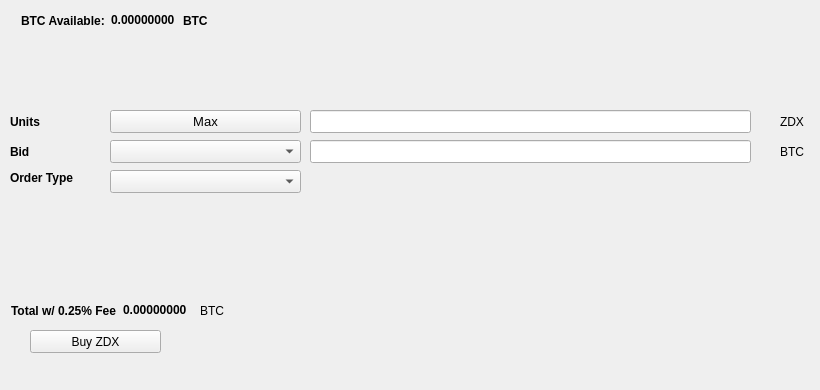
   <widget class="QWidget" name="BuyTab">
    <attribute name="title">
     <string>Buy</string>
    </attribute>
    <widget class="QPushButton" name="BuyZDX">
     <property name="geometry">
      <rect>
       <x>30</x>
       <y>330</y>
       <width>131</width>
       <height>23</height>
      </rect>
     </property>
     <property name="text">
      <string>Buy ZDX</string>
     </property>
     <property name="icon">
      <iconset resource="../zdx.qrc">
       <normaloff>:/icons/bitcoin</normaloff>:/icons/bitcoin</iconset>
     </property>
    </widget>
    <widget class="QLabel" name="label_3">
     <property name="geometry">
      <rect>
       <x>10</x>
       <y>110</y>
       <width>46</width>
       <height>23</height>
      </rect>
     </property>
     <property name="font">
      <font>
       <weight>75</weight>
       <bold>true</bold>
      </font>
     </property>
     <property name="text">
      <string>Units</string>
     </property>
    </widget>
    <widget class="QLineEdit" name="UnitsInput">
     <property name="geometry">
      <rect>
       <x>310</x>
       <y>110</y>
       <width>441</width>
       <height>23</height>
      </rect>
     </property>
     <property name="font">
      <font>
       <pointsize>9</pointsize>
       <weight>75</weight>
       <bold>true</bold>
      </font>
     </property>
    </widget>
    <widget class="QLineEdit" name="BuyBidPriceEdit">
     <property name="geometry">
      <rect>
       <x>310</x>
       <y>140</y>
       <width>441</width>
       <height>23</height>
      </rect>
     </property>
     <property name="font">
      <font>
       <pointsize>9</pointsize>
       <weight>75</weight>
       <bold>true</bold>
      </font>
     </property>
    </widget>
    <widget class="QLabel" name="label_4">
     <property name="geometry">
      <rect>
       <x>780</x>
       <y>110</y>
       <width>31</width>
       <height>23</height>
      </rect>
     </property>
     <property name="text">
      <string>ZDX</string>
     </property>
    </widget>
    <widget class="QLabel" name="label_5">
     <property name="geometry">
      <rect>
       <x>780</x>
       <y>140</y>
       <width>31</width>
       <height>23</height>
      </rect>
     </property>
     <property name="text">
      <string>BTC</string>
     </property>
    </widget>
    <widget class="QLabel" name="label_6">
     <property name="geometry">
      <rect>
       <x>10</x>
       <y>140</y>
       <width>46</width>
       <height>23</height>
      </rect>
     </property>
     <property name="font">
      <font>
       <weight>75</weight>
       <bold>true</bold>
      </font>
     </property>
     <property name="text">
      <string>Bid</string>
     </property>
    </widget>
    <widget class="QLabel" name="label_7">
     <property name="geometry">
      <rect>
       <x>10</x>
       <y>170</y>
       <width>91</width>
       <height>16</height>
      </rect>
     </property>
     <property name="font">
      <font>
       <weight>75</weight>
       <bold>true</bold>
      </font>
     </property>
     <property name="text">
      <string>Order Type</string>
     </property>
    </widget>
    <widget class="QPushButton" name="Buy_Max_Amount">
     <property name="geometry">
      <rect>
       <x>110</x>
       <y>110</y>
       <width>191</width>
       <height>23</height>
      </rect>
     </property>
     <property name="font">
      <font>
       <pointsize>10</pointsize>
      </font>
     </property>
     <property name="text">
      <string>Max</string>
     </property>
    </widget>
    <widget class="QComboBox" name="BuyBidcomboBox">
     <property name="geometry">
      <rect>
       <x>110</x>
       <y>140</y>
       <width>191</width>
       <height>23</height>
      </rect>
     </property>
     <property name="font">
      <font>
       <pointsize>10</pointsize>
      </font>
     </property>
    </widget>
    <widget class="QComboBox" name="buyOrdertypeCombo">
     <property name="geometry">
      <rect>
       <x>110</x>
       <y>170</y>
       <width>191</width>
       <height>23</height>
      </rect>
     </property>
     <property name="font">
      <font>
       <pointsize>10</pointsize>
      </font>
     </property>
    </widget>
    <widget class="QWidget" name="layoutWidget1">
     <property name="geometry">
      <rect>
       <x>21</x>
       <y>11</y>
       <width>227</width>
       <height>19</height>
      </rect>
     </property>
     <layout class="QHBoxLayout" name="horizontalLayout_3">
      <item>
       <widget class="QLabel" name="label232">
        <property name="font">
         <font>
          <weight>75</weight>
          <bold>true</bold>
         </font>
        </property>
        <property name="text">
         <string>BTC Available:</string>
        </property>
       </widget>
      </item>
      <item>
       <widget class="QLabel" name="BtcAvailableLbl">
        <property name="palette">
         <palette>
          <active>
           <colorrole role="WindowText">
            <brush brushstyle="SolidPattern">
             <color alpha="255">
              <red>0</red>
              <green>0</green>
              <blue>0</blue>
             </color>
            </brush>
           </colorrole>
           <colorrole role="Button">
            <brush brushstyle="SolidPattern">
             <color alpha="255">
              <red>0</red>
              <green>170</green>
              <blue>0</blue>
             </color>
            </brush>
           </colorrole>
           <colorrole role="Light">
            <brush brushstyle="SolidPattern">
             <color alpha="255">
              <red>0</red>
              <green>255</green>
              <blue>0</blue>
             </color>
            </brush>
           </colorrole>
           <colorrole role="Midlight">
            <brush brushstyle="SolidPattern">
             <color alpha="255">
              <red>0</red>
              <green>212</green>
              <blue>0</blue>
             </color>
            </brush>
           </colorrole>
           <colorrole role="Dark">
            <brush brushstyle="SolidPattern">
             <color alpha="255">
              <red>0</red>
              <green>85</green>
              <blue>0</blue>
             </color>
            </brush>
           </colorrole>
           <colorrole role="Mid">
            <brush brushstyle="SolidPattern">
             <color alpha="255">
              <red>0</red>
              <green>113</green>
              <blue>0</blue>
             </color>
            </brush>
           </colorrole>
           <colorrole role="Text">
            <brush brushstyle="SolidPattern">
             <color alpha="255">
              <red>0</red>
              <green>170</green>
              <blue>0</blue>
             </color>
            </brush>
           </colorrole>
           <colorrole role="BrightText">
            <brush brushstyle="SolidPattern">
             <color alpha="255">
              <red>255</red>
              <green>255</green>
              <blue>255</blue>
             </color>
            </brush>
           </colorrole>
           <colorrole role="ButtonText">
            <brush brushstyle="SolidPattern">
             <color alpha="255">
              <red>0</red>
              <green>0</green>
              <blue>0</blue>
             </color>
            </brush>
           </colorrole>
           <colorrole role="Base">
            <brush brushstyle="SolidPattern">
             <color alpha="255">
              <red>255</red>
              <green>255</green>
              <blue>255</blue>
             </color>
            </brush>
           </colorrole>
           <colorrole role="Window">
            <brush brushstyle="SolidPattern">
             <color alpha="255">
              <red>0</red>
              <green>170</green>
              <blue>0</blue>
             </color>
            </brush>
           </colorrole>
           <colorrole role="Shadow">
            <brush brushstyle="SolidPattern">
             <color alpha="255">
              <red>0</red>
              <green>0</green>
              <blue>0</blue>
             </color>
            </brush>
           </colorrole>
           <colorrole role="AlternateBase">
            <brush brushstyle="SolidPattern">
             <color alpha="255">
              <red>127</red>
              <green>212</green>
              <blue>127</blue>
             </color>
            </brush>
           </colorrole>
           <colorrole role="ToolTipBase">
            <brush brushstyle="SolidPattern">
             <color alpha="255">
              <red>255</red>
              <green>255</green>
              <blue>220</blue>
             </color>
            </brush>
           </colorrole>
           <colorrole role="ToolTipText">
            <brush brushstyle="SolidPattern">
             <color alpha="255">
              <red>0</red>
              <green>0</green>
              <blue>0</blue>
             </color>
            </brush>
           </colorrole>
          </active>
          <inactive>
           <colorrole role="WindowText">
            <brush brushstyle="SolidPattern">
             <color alpha="255">
              <red>0</red>
              <green>0</green>
              <blue>0</blue>
             </color>
            </brush>
           </colorrole>
           <colorrole role="Button">
            <brush brushstyle="SolidPattern">
             <color alpha="255">
              <red>0</red>
              <green>170</green>
              <blue>0</blue>
             </color>
            </brush>
           </colorrole>
           <colorrole role="Light">
            <brush brushstyle="SolidPattern">
             <color alpha="255">
              <red>0</red>
              <green>255</green>
              <blue>0</blue>
             </color>
            </brush>
           </colorrole>
           <colorrole role="Midlight">
            <brush brushstyle="SolidPattern">
             <color alpha="255">
              <red>0</red>
              <green>212</green>
              <blue>0</blue>
             </color>
            </brush>
           </colorrole>
           <colorrole role="Dark">
            <brush brushstyle="SolidPattern">
             <color alpha="255">
              <red>0</red>
              <green>85</green>
              <blue>0</blue>
             </color>
            </brush>
           </colorrole>
           <colorrole role="Mid">
            <brush brushstyle="SolidPattern">
             <color alpha="255">
              <red>0</red>
              <green>113</green>
              <blue>0</blue>
             </color>
            </brush>
           </colorrole>
           <colorrole role="Text">
            <brush brushstyle="SolidPattern">
             <color alpha="255">
              <red>0</red>
              <green>170</green>
              <blue>0</blue>
             </color>
            </brush>
           </colorrole>
           <colorrole role="BrightText">
            <brush brushstyle="SolidPattern">
             <color alpha="255">
              <red>255</red>
              <green>255</green>
              <blue>255</blue>
             </color>
            </brush>
           </colorrole>
           <colorrole role="ButtonText">
            <brush brushstyle="SolidPattern">
             <color alpha="255">
              <red>0</red>
              <green>0</green>
              <blue>0</blue>
             </color>
            </brush>
           </colorrole>
           <colorrole role="Base">
            <brush brushstyle="SolidPattern">
             <color alpha="255">
              <red>255</red>
              <green>255</green>
              <blue>255</blue>
             </color>
            </brush>
           </colorrole>
           <colorrole role="Window">
            <brush brushstyle="SolidPattern">
             <color alpha="255">
              <red>0</red>
              <green>170</green>
              <blue>0</blue>
             </color>
            </brush>
           </colorrole>
           <colorrole role="Shadow">
            <brush brushstyle="SolidPattern">
             <color alpha="255">
              <red>0</red>
              <green>0</green>
              <blue>0</blue>
             </color>
            </brush>
           </colorrole>
           <colorrole role="AlternateBase">
            <brush brushstyle="SolidPattern">
             <color alpha="255">
              <red>127</red>
              <green>212</green>
              <blue>127</blue>
             </color>
            </brush>
           </colorrole>
           <colorrole role="ToolTipBase">
            <brush brushstyle="SolidPattern">
             <color alpha="255">
              <red>255</red>
              <green>255</green>
              <blue>220</blue>
             </color>
            </brush>
           </colorrole>
           <colorrole role="ToolTipText">
            <brush brushstyle="SolidPattern">
             <color alpha="255">
              <red>0</red>
              <green>0</green>
              <blue>0</blue>
             </color>
            </brush>
           </colorrole>
          </inactive>
          <disabled>
           <colorrole role="WindowText">
            <brush brushstyle="SolidPattern">
             <color alpha="255">
              <red>0</red>
              <green>85</green>
              <blue>0</blue>
             </color>
            </brush>
           </colorrole>
           <colorrole role="Button">
            <brush brushstyle="SolidPattern">
             <color alpha="255">
              <red>0</red>
              <green>170</green>
              <blue>0</blue>
             </color>
            </brush>
           </colorrole>
           <colorrole role="Light">
            <brush brushstyle="SolidPattern">
             <color alpha="255">
              <red>0</red>
              <green>255</green>
              <blue>0</blue>
             </color>
            </brush>
           </colorrole>
           <colorrole role="Midlight">
            <brush brushstyle="SolidPattern">
             <color alpha="255">
              <red>0</red>
              <green>212</green>
              <blue>0</blue>
             </color>
            </brush>
           </colorrole>
           <colorrole role="Dark">
            <brush brushstyle="SolidPattern">
             <color alpha="255">
              <red>0</red>
              <green>85</green>
              <blue>0</blue>
             </color>
            </brush>
           </colorrole>
           <colorrole role="Mid">
            <brush brushstyle="SolidPattern">
             <color alpha="255">
              <red>0</red>
              <green>113</green>
              <blue>0</blue>
             </color>
            </brush>
           </colorrole>
           <colorrole role="Text">
            <brush brushstyle="SolidPattern">
             <color alpha="255">
              <red>0</red>
              <green>85</green>
              <blue>0</blue>
             </color>
            </brush>
           </colorrole>
           <colorrole role="BrightText">
            <brush brushstyle="SolidPattern">
             <color alpha="255">
              <red>255</red>
              <green>255</green>
              <blue>255</blue>
             </color>
            </brush>
           </colorrole>
           <colorrole role="ButtonText">
            <brush brushstyle="SolidPattern">
             <color alpha="255">
              <red>0</red>
              <green>85</green>
              <blue>0</blue>
             </color>
            </brush>
           </colorrole>
           <colorrole role="Base">
            <brush brushstyle="SolidPattern">
             <color alpha="255">
              <red>0</red>
              <green>170</green>
              <blue>0</blue>
             </color>
            </brush>
           </colorrole>
           <colorrole role="Window">
            <brush brushstyle="SolidPattern">
             <color alpha="255">
              <red>0</red>
              <green>170</green>
              <blue>0</blue>
             </color>
            </brush>
           </colorrole>
           <colorrole role="Shadow">
            <brush brushstyle="SolidPattern">
             <color alpha="255">
              <red>0</red>
              <green>0</green>
              <blue>0</blue>
             </color>
            </brush>
           </colorrole>
           <colorrole role="AlternateBase">
            <brush brushstyle="SolidPattern">
             <color alpha="255">
              <red>0</red>
              <green>170</green>
              <blue>0</blue>
             </color>
            </brush>
           </colorrole>
           <colorrole role="ToolTipBase">
            <brush brushstyle="SolidPattern">
             <color alpha="255">
              <red>255</red>
              <green>255</green>
              <blue>220</blue>
             </color>
            </brush>
           </colorrole>
           <colorrole role="ToolTipText">
            <brush brushstyle="SolidPattern">
             <color alpha="255">
              <red>0</red>
              <green>0</green>
              <blue>0</blue>
             </color>
            </brush>
           </colorrole>
          </disabled>
         </palette>
        </property>
        <property name="font">
         <font>
          <weight>75</weight>
          <bold>true</bold>
         </font>
        </property>
        <property name="text">
         <string>0.00000000</string>
        </property>
        <property name="textInteractionFlags">
         <set>Qt::LinksAccessibleByMouse|Qt::TextSelectableByKeyboard|Qt::TextSelectableByMouse</set>
        </property>
       </widget>
      </item>
      <item>
       <widget class="QLabel" name="BtcAvailableLbl_2">
        <property name="font">
         <font>
          <weight>75</weight>
          <bold>true</bold>
         </font>
        </property>
        <property name="text">
         <string>BTC</string>
        </property>
       </widget>
      </item>
     </layout>
    </widget>
    <widget class="QWidget" name="layoutWidge2">
     <property name="geometry">
      <rect>
       <x>11</x>
       <y>301</y>
       <width>259</width>
       <height>19</height>
      </rect>
     </property>
     <layout class="QHBoxLayout" name="horizontalLayout_4">
      <item>
       <widget class="QLabel" name="label_9">
        <property name="font">
         <font>
          <weight>75</weight>
          <bold>true</bold>
         </font>
        </property>
        <property name="text">
         <string>Total w/ 0.25% Fee</string>
        </property>
       </widget>
      </item>
      <item>
       <widget class="QLabel" name="BuyCostLabel">
        <property name="palette">
         <palette>
          <active>
           <colorrole role="WindowText">
            <brush brushstyle="SolidPattern">
             <color alpha="255">
              <red>0</red>
              <green>0</green>
              <blue>0</blue>
             </color>
            </brush>
           </colorrole>
           <colorrole role="Button">
            <brush brushstyle="SolidPattern">
             <color alpha="255">
              <red>0</red>
              <green>170</green>
              <blue>0</blue>
             </color>
            </brush>
           </colorrole>
           <colorrole role="Light">
            <brush brushstyle="SolidPattern">
             <color alpha="255">
              <red>0</red>
              <green>255</green>
              <blue>0</blue>
             </color>
            </brush>
           </colorrole>
           <colorrole role="Midlight">
            <brush brushstyle="SolidPattern">
             <color alpha="255">
              <red>0</red>
              <green>212</green>
              <blue>0</blue>
             </color>
            </brush>
           </colorrole>
           <colorrole role="Dark">
            <brush brushstyle="SolidPattern">
             <color alpha="255">
              <red>0</red>
              <green>85</green>
              <blue>0</blue>
             </color>
            </brush>
           </colorrole>
           <colorrole role="Mid">
            <brush brushstyle="SolidPattern">
             <color alpha="255">
              <red>0</red>
              <green>113</green>
              <blue>0</blue>
             </color>
            </brush>
           </colorrole>
           <colorrole role="Text">
            <brush brushstyle="SolidPattern">
             <color alpha="255">
              <red>0</red>
              <green>170</green>
              <blue>0</blue>
             </color>
            </brush>
           </colorrole>
           <colorrole role="BrightText">
            <brush brushstyle="SolidPattern">
             <color alpha="255">
              <red>255</red>
              <green>255</green>
              <blue>255</blue>
             </color>
            </brush>
           </colorrole>
           <colorrole role="ButtonText">
            <brush brushstyle="SolidPattern">
             <color alpha="255">
              <red>0</red>
              <green>0</green>
              <blue>0</blue>
             </color>
            </brush>
           </colorrole>
           <colorrole role="Base">
            <brush brushstyle="SolidPattern">
             <color alpha="255">
              <red>255</red>
              <green>255</green>
              <blue>255</blue>
             </color>
            </brush>
           </colorrole>
           <colorrole role="Window">
            <brush brushstyle="SolidPattern">
             <color alpha="255">
              <red>0</red>
              <green>170</green>
              <blue>0</blue>
             </color>
            </brush>
           </colorrole>
           <colorrole role="Shadow">
            <brush brushstyle="SolidPattern">
             <color alpha="255">
              <red>0</red>
              <green>0</green>
              <blue>0</blue>
             </color>
            </brush>
           </colorrole>
           <colorrole role="AlternateBase">
            <brush brushstyle="SolidPattern">
             <color alpha="255">
              <red>127</red>
              <green>212</green>
              <blue>127</blue>
             </color>
            </brush>
           </colorrole>
           <colorrole role="ToolTipBase">
            <brush brushstyle="SolidPattern">
             <color alpha="255">
              <red>255</red>
              <green>255</green>
              <blue>220</blue>
             </color>
            </brush>
           </colorrole>
           <colorrole role="ToolTipText">
            <brush brushstyle="SolidPattern">
             <color alpha="255">
              <red>0</red>
              <green>0</green>
              <blue>0</blue>
             </color>
            </brush>
           </colorrole>
          </active>
          <inactive>
           <colorrole role="WindowText">
            <brush brushstyle="SolidPattern">
             <color alpha="255">
              <red>0</red>
              <green>0</green>
              <blue>0</blue>
             </color>
            </brush>
           </colorrole>
           <colorrole role="Button">
            <brush brushstyle="SolidPattern">
             <color alpha="255">
              <red>0</red>
              <green>170</green>
              <blue>0</blue>
             </color>
            </brush>
           </colorrole>
           <colorrole role="Light">
            <brush brushstyle="SolidPattern">
             <color alpha="255">
              <red>0</red>
              <green>255</green>
              <blue>0</blue>
             </color>
            </brush>
           </colorrole>
           <colorrole role="Midlight">
            <brush brushstyle="SolidPattern">
             <color alpha="255">
              <red>0</red>
              <green>212</green>
              <blue>0</blue>
             </color>
            </brush>
           </colorrole>
           <colorrole role="Dark">
            <brush brushstyle="SolidPattern">
             <color alpha="255">
              <red>0</red>
              <green>85</green>
              <blue>0</blue>
             </color>
            </brush>
           </colorrole>
           <colorrole role="Mid">
            <brush brushstyle="SolidPattern">
             <color alpha="255">
              <red>0</red>
              <green>113</green>
              <blue>0</blue>
             </color>
            </brush>
           </colorrole>
           <colorrole role="Text">
            <brush brushstyle="SolidPattern">
             <color alpha="255">
              <red>0</red>
              <green>170</green>
              <blue>0</blue>
             </color>
            </brush>
           </colorrole>
           <colorrole role="BrightText">
            <brush brushstyle="SolidPattern">
             <color alpha="255">
              <red>255</red>
              <green>255</green>
              <blue>255</blue>
             </color>
            </brush>
           </colorrole>
           <colorrole role="ButtonText">
            <brush brushstyle="SolidPattern">
             <color alpha="255">
              <red>0</red>
              <green>0</green>
              <blue>0</blue>
             </color>
            </brush>
           </colorrole>
           <colorrole role="Base">
            <brush brushstyle="SolidPattern">
             <color alpha="255">
              <red>255</red>
              <green>255</green>
              <blue>255</blue>
             </color>
            </brush>
           </colorrole>
           <colorrole role="Window">
            <brush brushstyle="SolidPattern">
             <color alpha="255">
              <red>0</red>
              <green>170</green>
              <blue>0</blue>
             </color>
            </brush>
           </colorrole>
           <colorrole role="Shadow">
            <brush brushstyle="SolidPattern">
             <color alpha="255">
              <red>0</red>
              <green>0</green>
              <blue>0</blue>
             </color>
            </brush>
           </colorrole>
           <colorrole role="AlternateBase">
            <brush brushstyle="SolidPattern">
             <color alpha="255">
              <red>127</red>
              <green>212</green>
              <blue>127</blue>
             </color>
            </brush>
           </colorrole>
           <colorrole role="ToolTipBase">
            <brush brushstyle="SolidPattern">
             <color alpha="255">
              <red>255</red>
              <green>255</green>
              <blue>220</blue>
             </color>
            </brush>
           </colorrole>
           <colorrole role="ToolTipText">
            <brush brushstyle="SolidPattern">
             <color alpha="255">
              <red>0</red>
              <green>0</green>
              <blue>0</blue>
             </color>
            </brush>
           </colorrole>
          </inactive>
          <disabled>
           <colorrole role="WindowText">
            <brush brushstyle="SolidPattern">
             <color alpha="255">
              <red>0</red>
              <green>85</green>
              <blue>0</blue>
             </color>
            </brush>
           </colorrole>
           <colorrole role="Button">
            <brush brushstyle="SolidPattern">
             <color alpha="255">
              <red>0</red>
              <green>170</green>
              <blue>0</blue>
             </color>
            </brush>
           </colorrole>
           <colorrole role="Light">
            <brush brushstyle="SolidPattern">
             <color alpha="255">
              <red>0</red>
              <green>255</green>
              <blue>0</blue>
             </color>
            </brush>
           </colorrole>
           <colorrole role="Midlight">
            <brush brushstyle="SolidPattern">
             <color alpha="255">
              <red>0</red>
              <green>212</green>
              <blue>0</blue>
             </color>
            </brush>
           </colorrole>
           <colorrole role="Dark">
            <brush brushstyle="SolidPattern">
             <color alpha="255">
              <red>0</red>
              <green>85</green>
              <blue>0</blue>
             </color>
            </brush>
           </colorrole>
           <colorrole role="Mid">
            <brush brushstyle="SolidPattern">
             <color alpha="255">
              <red>0</red>
              <green>113</green>
              <blue>0</blue>
             </color>
            </brush>
           </colorrole>
           <colorrole role="Text">
            <brush brushstyle="SolidPattern">
             <color alpha="255">
              <red>0</red>
              <green>85</green>
              <blue>0</blue>
             </color>
            </brush>
           </colorrole>
           <colorrole role="BrightText">
            <brush brushstyle="SolidPattern">
             <color alpha="255">
              <red>255</red>
              <green>255</green>
              <blue>255</blue>
             </color>
            </brush>
           </colorrole>
           <colorrole role="ButtonText">
            <brush brushstyle="SolidPattern">
             <color alpha="255">
              <red>0</red>
              <green>85</green>
              <blue>0</blue>
             </color>
            </brush>
           </colorrole>
           <colorrole role="Base">
            <brush brushstyle="SolidPattern">
             <color alpha="255">
              <red>0</red>
              <green>170</green>
              <blue>0</blue>
             </color>
            </brush>
           </colorrole>
           <colorrole role="Window">
            <brush brushstyle="SolidPattern">
             <color alpha="255">
              <red>0</red>
              <green>170</green>
              <blue>0</blue>
             </color>
            </brush>
           </colorrole>
           <colorrole role="Shadow">
            <brush brushstyle="SolidPattern">
             <color alpha="255">
              <red>0</red>
              <green>0</green>
              <blue>0</blue>
             </color>
            </brush>
           </colorrole>
           <colorrole role="AlternateBase">
            <brush brushstyle="SolidPattern">
             <color alpha="255">
              <red>0</red>
              <green>170</green>
              <blue>0</blue>
             </color>
            </brush>
           </colorrole>
           <colorrole role="ToolTipBase">
            <brush brushstyle="SolidPattern">
             <color alpha="255">
              <red>255</red>
              <green>255</green>
              <blue>220</blue>
             </color>
            </brush>
           </colorrole>
           <colorrole role="ToolTipText">
            <brush brushstyle="SolidPattern">
             <color alpha="255">
              <red>0</red>
              <green>0</green>
              <blue>0</blue>
             </color>
            </brush>
           </colorrole>
          </disabled>
         </palette>
        </property>
        <property name="font">
         <font>
          <weight>75</weight>
          <bold>true</bold>
         </font>
        </property>
        <property name="autoFillBackground">
         <bool>false</bool>
        </property>
        <property name="text">
         <string>0.00000000</string>
        </property>
        <property name="textInteractionFlags">
         <set>Qt::LinksAccessibleByMouse|Qt::TextSelectableByMouse</set>
        </property>
       </widget>
      </item>
      <item>
       <widget class="QLabel" name="label_10">
        <property name="font">
         <font>
          <weight>50</weight>
          <bold>false</bold>
         </font>
        </property>
        <property name="text">
         <string>BTC</string>
        </property>
       </widget>
      </item>
     </layout>
    </widget>
    <widget class="QLabel" name="label_24">
     <property name="geometry">
      <rect>
       <x>460</x>
       <y>300</y>
       <width>281</width>
       <height>81</height>
      </rect>
     </property>
     <property name="text">
      <string/>
     </property>
     <property name="pixmap">
      <pixmap>:/images/bittrex</pixmap>
     </property>
    </widget>
   </widget>
